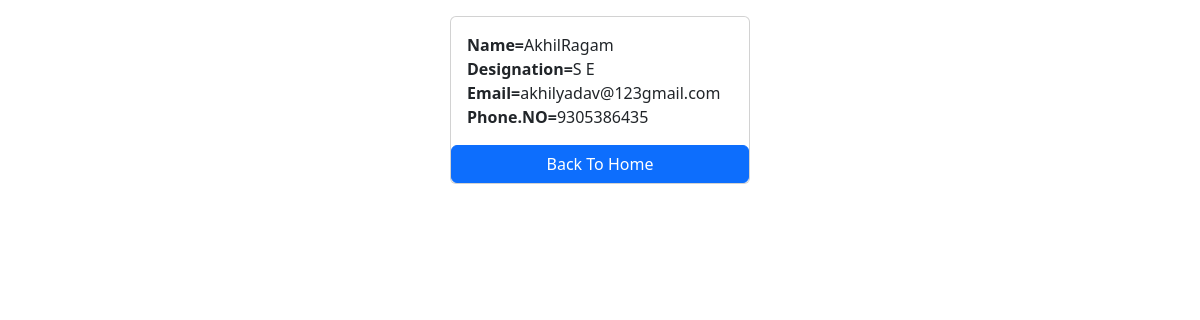
Page /4/ on the committed database.
### salary/models.py (models this page shows)
class Employee(models.Model):
    first_name=models.CharField(max_length=100)
    last_name=models.CharField(max_length=100)
    photo=models.CharField(max_length=100)
    designation=models.CharField(max_length=100)
    email_address=models.CharField(max_length=100)
    phone_number=models.CharField(max_length=100)

### salary/views.py (the view)
# urls.py: path('<int:id>/',views.detail,name='employee_detail'),
def detail(request,id):
    employee=Employee.objects.get(id=id)
    return render(request,'salary/employee_detail.html',{'employee':employee})

### salary/templates/salary/employee_detail.html (shortened to what this page needs)
<!DOCTYPE html>
<html lang="en">
<head>
    <link href="https://cdn.jsdelivr.net/npm/bootstrap@5.3.5/dist/css/bootstrap.min.css" rel="stylesheet">
</head>
<body>
   <div class="container mt-3">
       <div class="card mx-auto" style="width:300px">
           <div class="card-body">
                <p class="card-text m-0"><b>Name=</b>{{employee.first_name}}{{employee.last_name}}</p>
                <p class="card-text m-0"><b>Designation=</b>{{employee.designation}}</p>
                <p class="card-text m-0"><b>Email=</b>{{employee.email_address}}</p>
                <p class="card-text m-0"><b>Phone.NO=</b>{{employee.phone_number}}</p>
           </div>
           <a href="{% url 'home' %}" class="btn btn-primary">Back To Home</a>
       </div>
   </div>
</body>
</html>

### rows in the picture
Employee: first_name "Akhil", last_name "Ragam", designation "S E", email_address "akhilyadav@123gmail.com", phone_number "9305386435"
